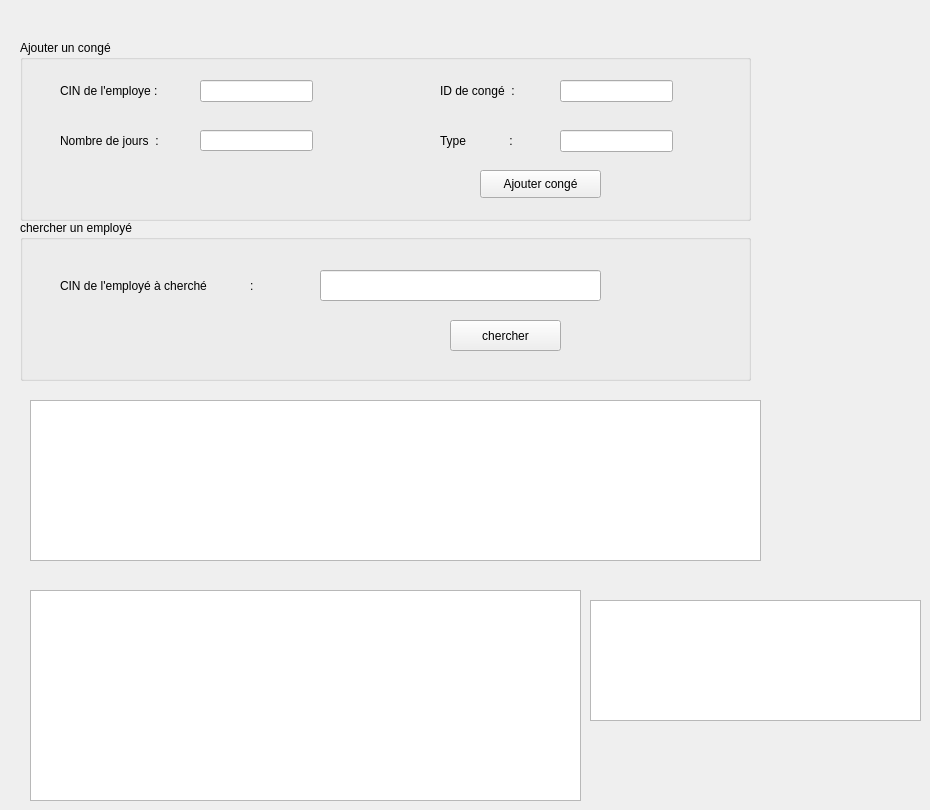
    <widget class="QWidget" name="tab_4">
     <attribute name="title">
      <string>Congés</string>
     </attribute>
     <widget class="QTableView" name="recherche_2">
      <property name="geometry">
       <rect>
        <x>30</x>
        <y>590</y>
        <width>551</width>
        <height>211</height>
       </rect>
      </property>
     </widget>
     <widget class="QTableView" name="tableView_2">
      <property name="geometry">
       <rect>
        <x>30</x>
        <y>400</y>
        <width>731</width>
        <height>161</height>
       </rect>
      </property>
     </widget>
     <widget class="QGroupBox" name="groupBox_supprimer_3">
      <property name="geometry">
       <rect>
        <x>20</x>
        <y>220</y>
        <width>731</width>
        <height>161</height>
       </rect>
      </property>
      <property name="title">
       <string>chercher un employé</string>
      </property>
      <widget class="QLabel" name="label_CIN_6">
       <property name="geometry">
        <rect>
         <x>40</x>
         <y>50</y>
         <width>231</width>
         <height>31</height>
        </rect>
       </property>
       <property name="text">
        <string>CIN de l'employé à cherché             :</string>
       </property>
      </widget>
      <widget class="QLineEdit" name="lineEditCIN_6">
       <property name="geometry">
        <rect>
         <x>300</x>
         <y>50</y>
         <width>281</width>
         <height>31</height>
        </rect>
       </property>
      </widget>
      <widget class="QPushButton" name="pushButton_chercher_2">
       <property name="geometry">
        <rect>
         <x>430</x>
         <y>100</y>
         <width>111</width>
         <height>31</height>
        </rect>
       </property>
       <property name="text">
        <string>chercher</string>
       </property>
      </widget>
     </widget>
     <widget class="QGroupBox" name="groupBox">
      <property name="geometry">
       <rect>
        <x>20</x>
        <y>40</y>
        <width>731</width>
        <height>181</height>
       </rect>
      </property>
      <property name="title">
       <string>Ajouter un congé</string>
      </property>
      <widget class="QLabel" name="label">
       <property name="geometry">
        <rect>
         <x>40</x>
         <y>40</y>
         <width>121</width>
         <height>21</height>
        </rect>
       </property>
       <property name="text">
        <string>CIN de l'employe :</string>
       </property>
      </widget>
      <widget class="QLineEdit" name="cin">
       <property name="geometry">
        <rect>
         <x>180</x>
         <y>40</y>
         <width>113</width>
         <height>22</height>
        </rect>
       </property>
      </widget>
      <widget class="QLabel" name="label_2">
       <property name="geometry">
        <rect>
         <x>420</x>
         <y>40</y>
         <width>101</width>
         <height>21</height>
        </rect>
       </property>
       <property name="text">
        <string>ID de congé  :</string>
       </property>
      </widget>
      <widget class="QLabel" name="label_3">
       <property name="geometry">
        <rect>
         <x>40</x>
         <y>90</y>
         <width>121</width>
         <height>21</height>
        </rect>
       </property>
       <property name="text">
        <string>Nombre de jours  :</string>
       </property>
      </widget>
      <widget class="QLabel" name="label_4">
       <property name="geometry">
        <rect>
         <x>420</x>
         <y>90</y>
         <width>101</width>
         <height>21</height>
        </rect>
       </property>
       <property name="text">
        <string>Type             :</string>
       </property>
      </widget>
      <widget class="QLineEdit" name="nj">
       <property name="geometry">
        <rect>
         <x>180</x>
         <y>90</y>
         <width>113</width>
         <height>21</height>
        </rect>
       </property>
      </widget>
      <widget class="QLineEdit" name="type">
       <property name="geometry">
        <rect>
         <x>540</x>
         <y>90</y>
         <width>113</width>
         <height>22</height>
        </rect>
       </property>
      </widget>
      <widget class="QLineEdit" name="id">
       <property name="geometry">
        <rect>
         <x>540</x>
         <y>40</y>
         <width>113</width>
         <height>22</height>
        </rect>
       </property>
      </widget>
      <widget class="QPushButton" name="ajouter_conge">
       <property name="geometry">
        <rect>
         <x>460</x>
         <y>130</y>
         <width>121</width>
         <height>28</height>
        </rect>
       </property>
       <property name="text">
        <string>Ajouter congé</string>
       </property>
      </widget>
     </widget>
     <widget class="QTableView" name="sum">
      <property name="geometry">
       <rect>
        <x>590</x>
        <y>600</y>
        <width>331</width>
        <height>121</height>
       </rect>
      </property>
     </widget>
    </widget>
